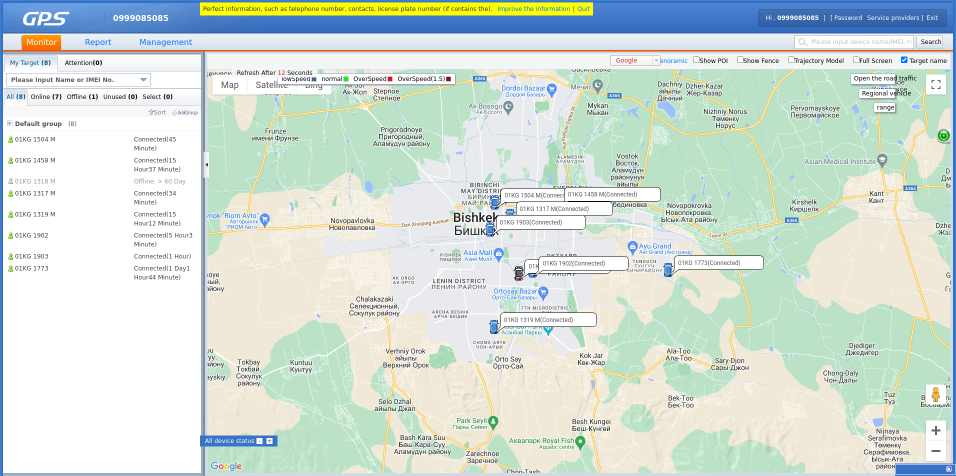
#> input picture images/full.png, 1912 x 951 px (shown at 1/2 size)
$ python test.py
#> lines starting #> are read from the running program, lines starting #| are printed output that depends on the picture
from PIL import Image

image = Image.open('images/full.png')
#> image is the input picture: PIL image 1912x951 RGBA; mean R, G, B, A 210.6, 223.1, 214.6, 255
image = image.crop((474, 208, 1380, 688))
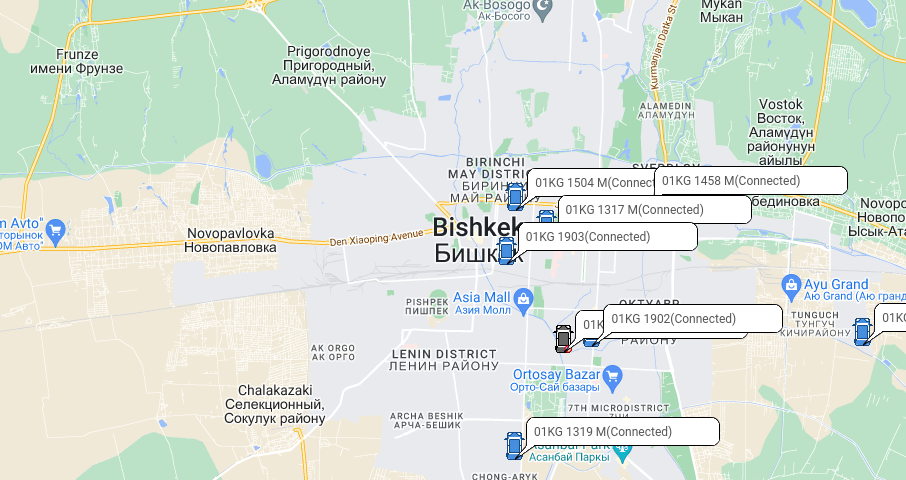
#> image: PIL image 906x480 RGBA; mean R, G, B, A 216.2, 226.7, 216, 255
image.save('images/test.png')
